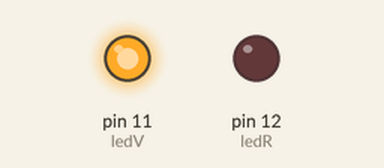
A sketch run on a simulated Arduino Uno, built with avr-gcc and run on an emulated ATmega328P. Shown: output pins drawn as LEDs (lit = HIGH).

Above: at 0.5 s.
At 2.5 s:
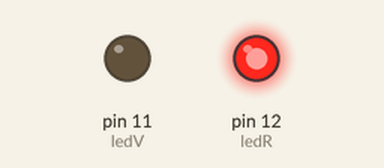
At 3.5 s:
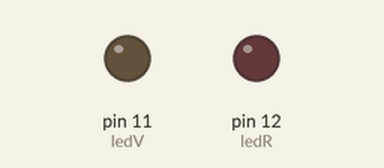
Timing chart, 0 to 5.2 s (numbered marks = the images above):
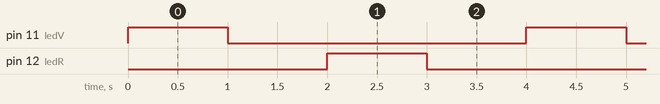

The sketch:

enciendeleds.ino
```cpp
int ledV = 11;
int ledR = 12;
void setup() {
  // put your setup code here, to run once:
  pinMode(ledV,OUTPUT);
  pinMode(ledR,OUTPUT);

}

void loop() {
  // put your main code here, to run repeatedly:
  digitalWrite(ledV,HIGH);
  delay(1000);
  digitalWrite(ledV,LOW);
  delay(1000);
  digitalWrite(ledR,HIGH);
  delay(1000);
  digitalWrite(ledR,LOW);
  delay(1000);
}
```

Measured:
- by itself, pin 11 (ledV), pin 12 (ledR): alternates HIGH for 1.0 s and LOW for 3.0 s
- by itself, everything shown: repeats every 4.0 s, in 4 steps
